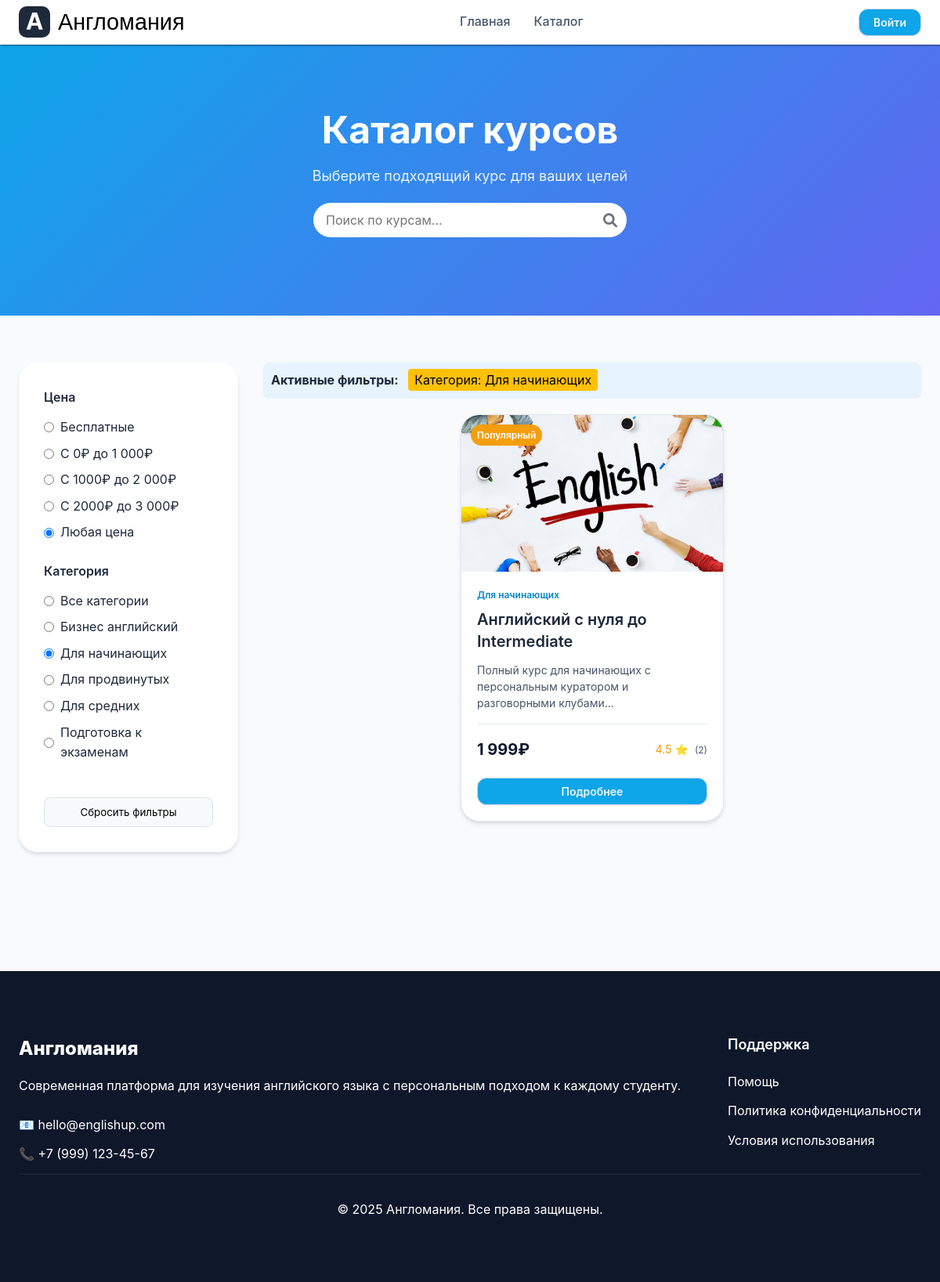
Screenshot of /index.php?page=catalog&category=beginners with the database file from the repository.
### tables this page shows
CREATE TABLE `categories` (
  `id` int NOT NULL,
  `name` varchar(255) NOT NULL,
  `description` text,
  `slug` varchar(255) NOT NULL,
  `created_at` timestamp NULL DEFAULT CURRENT_TIMESTAMP,
  `updated_at` timestamp NULL DEFAULT CURRENT_TIMESTAMP ON UPDATE CURRENT_TIMESTAMP
);

CREATE TABLE `courses` (
  `id` int NOT NULL,
  `category_id` int NOT NULL,
  `title` varchar(255) NOT NULL,
  `description` text,
  `full_description` text,
  `price` decimal(10,2) NOT NULL,
  `image` varchar(255) DEFAULT NULL,
  `pdf_file` varchar(255) DEFAULT NULL,
  `rating` decimal(3,2) DEFAULT '0.00',
  `is_popular` tinyint(1) DEFAULT '0',
  `is_active` tinyint(1) DEFAULT '1',
  `created_at` timestamp NULL DEFAULT CURRENT_TIMESTAMP,
  `updated_at` timestamp NULL DEFAULT CURRENT_TIMESTAMP ON UPDATE CURRENT_TIMESTAMP
);

### db/database.php (called while the page is built, shortened)
<?php
function getDBConnection() {
    static $pdo = null;
    if ($pdo === null) {
        try {
            $dsn = "mysql:host=" . DB_HOST . ";dbname=" . DB_NAME . ";charset=" . DB_CHARSET;
            $options = [
                PDO::ATTR_ERRMODE => PDO::ERRMODE_EXCEPTION,
                PDO::ATTR_DEFAULT_FETCH_MODE => PDO::FETCH_ASSOC,
                PDO::ATTR_EMULATE_PREPARES => false,
            ];
            $pdo = new PDO($dsn, DB_USER, DB_PASS, $options);
        } catch (PDOException $e) {
            die("Ошибка подключения к базе данных: " . $e->getMessage());
        }
    }
    return $pdo;
}
function query($sql, $params = []) {
    $pdo = getDBConnection();
    $stmt = $pdo->prepare($sql);
    $stmt->execute($params);
    return $stmt->fetchAll();
}
function queryOne($sql, $params = []) {
    $pdo = getDBConnection();
    $stmt = $pdo->prepare($sql);
    $stmt->execute($params);
    return $stmt->fetch();
}
?>

### includes/courses.php (called while the page is built, shortened)
<?php
require_once __DIR__ . '/../db/database.php';
function getCourseRatingFromReviews($courseId) {
    $sql = "SELECT AVG(rating) as avg_rating, COUNT(*) as review_count
            FROM reviews
            WHERE course_id = ?";
    $result = queryOne($sql, [$courseId]);
    if ($result && $result['review_count'] > 0) {
        return [
            'rating' => round($result['avg_rating'], 1),
            'count' => $result['review_count']
        ];
    }
    return [
        'rating' => 0,
        'count' => 0
    ];
}
function getCourses($filters = []) {
    $sql = "SELECT c.*, cat.name as category_name, cat.slug as category_slug,
                   COALESCE(AVG(r.rating), 0) as calculated_rating,
                   COUNT(r.id) as review_count
            FROM courses c
            JOIN categories cat ON c.category_id = cat.id
            LEFT JOIN reviews r ON c.id = r.course_id
            WHERE c.is_active = 1";
    $params = [];
    if (!empty($filters['category'])) {
        $sql .= " AND cat.slug = ?";
        $params[] = $filters['category'];
    }
    $sql .= " GROUP BY c.id";
    $orderBy = " ORDER BY c.created_at DESC";
    $sql .= $orderBy;
    return query($sql, $params);
}
function getCategories() {
    return query("SELECT * FROM categories ORDER BY name ASC");
}
?>

### pages/catalog.php (the view, shortened to what this page needs)
<?php
$filters = [
    'category' => $_GET['category'] ?? '',
    'price_min' => isset($_GET['price_min']) ? (int)$_GET['price_min'] : null,
    'price_max' => isset($_GET['price_max']) ? (int)$_GET['price_max'] : null,
    'rating' => isset($_GET['rating']) ? (float)$_GET['rating'] : '',
    'search' => $_GET['search'] ?? '',
    'sort' => $_GET['sort'] ?? '',
    'price_range' => $_GET['price_range'] ?? ''
];
$courses = getCourses($filters);
$categories = getCategories();
?>
<section class="catalog-section">
    <div class="catalog-header">
        <div class="container">
            <h1 style="font-size: 48px; font-weight: 700; margin-bottom: 16px;">Каталог курсов</h1>
            <p style="font-size: 18px; opacity: 0.9;">Выберите подходящий курс для ваших целей</p>
            <form method="GET" action="" style="position: relative; max-width: 400px; margin: 20px auto;">
                <div style="position: relative;">
                    <input type="text"
                           name="search"
                           placeholder="Поиск по курсам..."
                           value="<?= htmlspecialchars($filters['search']) ?>"
                           style="width: 100%;
                                  padding: 12px 45px 12px 16px;
                                  border: 2px solid #e1e5e9;
                                  border-radius: 25px;
                                  font-size: 16px;
                                  transition: all 0.3s ease;
                                  border: none;
                                  user-select: none;"
                           onblur="this.style.borderColor='#e1e5e9'">
                    <button type="submit"
                            style="position: absolute;
                                   right: 12px;
                                   top: 50%;
                                   transform: translateY(-50%);
                                   background: none;
                                   border: none;
                                   cursor: pointer;
                                   color: #6c757d;
                                   font-size: 18px;">
                        <i class="fa-solid fa-magnifying-glass"></i>
                    </button>
                </div>
            </form>
        </div>
    </div>
    <div class="container">
        <form method="GET" action="" id="filter-form">
            <div class="catalog-grid">
                <div>
                    <div class="filters-sidebar">
                        <div class="filter-group">
                            <div class="filter-title">Цена</div>
                            <div class="filter-options">
                                <label class="filter-option">
                                    <input type="radio"
                                           name="price_range"
                                           value="free"
                                           <?= ($_GET['price_range'] ?? '') === 'free' ? 'checked' : '' ?>
                                           onchange="document.getElementById('filter-form').submit()">
                                    Бесплатные
                                </label>
                                <label class="filter-option">
                                    <input type="radio"
                                           name="price_range"
                                           value="0-1000"
                                           <?= ($_GET['price_range'] ?? '') === '0-1000' ? 'checked' : '' ?>
                                           onchange="document.getElementById('filter-form').submit()">
                                    С 0₽ до 1 000₽
                                </label>
                                <label class="filter-option">
                                    <input type="radio"
                                           name="price_range"
                                           value="1000-2000"
                                           <?= ($_GET['price_range'] ?? '') === '1000-2000' ? 'checked' : '' ?>
                                           onchange="document.getElementById('filter-form').submit()">
                                    С 1000₽ до 2 000₽
                                </label>
                                <label class="filter-option">
                                    <input type="radio"
                                           name="price_range"
                                           value="2000-3000"
                                           <?= ($_GET['price_range'] ?? '') === '2000-3000' ? 'checked' : '' ?>
                                           onchange="document.getElementById('filter-form').submit()">
                                    С 2000₽ до 3 000₽
                                </label>
                                <label class="filter-option">
                                    <input type="radio"
                                           name="price_range"
                                           value=""
                                           <?= empty($_GET['price_range'] ?? '') ? 'checked' : '' ?>
                                           onchange="document.getElementById('filter-form').submit()">
                                    Любая цена
                                </label>
                            </div>
                        </div>
                        <div class="filter-group">
                            <div class="filter-title">Категория</div>
                            <div class="filter-options">
                                <label class="filter-option">
                                    <input type="radio"
                                           name="category"
                                           value=""
                                           <?= empty($filters['category']) ? 'checked' : '' ?>
                                           onchange="document.getElementById('filter-form').submit()">
                                    Все категории
                                </label>
                                <?php foreach ($categories as $category): ?>
                                <label class="filter-option">
                                    <input type="radio"
                                           name="category"
                                           value="<?= htmlspecialchars($category['slug']) ?>"
                                           <?= $filters['category'] == $category['slug'] ? 'checked' : '' ?>
                                           onchange="document.getElementById('filter-form').submit()">
                                    <?= htmlspecialchars($category['name']) ?>
                                </label>
                                <?php endforeach; ?>
                            </div>
                        </div>
                        <button type="button"
                                onclick="window.location.href='?page=catalog'"
                                style="width: 100%;
                                       padding: 10px;
                                       background: #f8f9fa;
                                       border: 1px solid #dee2e6;
                                       border-radius: 8px;
                                       cursor: pointer;
                                       margin-top: 20px;">
                            Сбросить фильтры
                        </button>
                    </div>
                </div>
                <div class="catalog-content">
                    <?php if (!empty($filters['search']) || !empty($filters['category']) || !empty($filters['price_range']) || !empty($filters['rating'])): ?>
                    <div style="margin-bottom: 20px; padding: 10px; background: #e7f3ff; border-radius: 8px;">
                        <strong>Активные фильтры:</strong>
                        <?php if (!empty($filters['category'])): ?>
                            <?php
                            $category_name = '';
                            foreach ($categories as $cat) {
                                if ($cat['slug'] == $filters['category']) {
                                    $category_name = $cat['name'];
                                    break;
                                }
                            }
                            ?>
                            <span style="background: #ffc107; color: black; padding: 4px 8px; border-radius: 4px; margin-left: 8px;">
                                Категория: <?= htmlspecialchars($category_name) ?>
                            </span>
                        <?php endif; ?>
                    </div>
                    <?php endif; ?>
                    <?php if (empty($courses)): ?>
                        <div class="empty-state">
                            <h3 class="heading-md">Курсы не найдены</h3>
                            <p class="body-md" style="color: var(--gray-600); margin-top: 12px;">
                                Попробуйте изменить параметры фильтрации
                            </p>
                        </div>
                    <?php else: ?>
                        <div class="courses-flex">
                            <?php foreach ($courses as $course):
                                $courseRating = getCourseRatingFromReviews($course['id']);
                            ?>
                            <div class="course-card">
                                <div class="course-image">
                                    <img src="<?php echo htmlspecialchars($course['image']); ?>" alt="<?php echo htmlspecialchars($course['title']); ?>">
                                    <?php if ($course['is_popular']): ?>
                                        <div class="popular-badge">Популярный</div>
                                    <?php endif; ?>
                                </div>
                                <div class="course-content">
                                    <span class="course-category"><?php echo htmlspecialchars($course['category_name']); ?></span>
                                    <h3 class="heading-sm"><?php echo htmlspecialchars($course['title']); ?></h3>
                                    <p class="body-sm" style="color: var(--gray-600); margin-top: 12px;">
                                        <?php echo htmlspecialchars(mb_substr($course['description'], 0, 100)); ?>...
                                    </p>
                                    <div class="course-meta">
                                        <div class="course-price">
                                            <?php echo $course['price'] == 0 ? 'Бесплатно' : number_format($course['price'], 0, ',', ' ') . '₽'; ?>
                                        </div>
                                        <div class="course-rating">
                                            <?php if ($courseRating['count'] > 0): ?>
                                                <?php echo number_format($courseRating['rating'], 1); ?> ⭐
                                                <span style="font-size: 12px; color: var(--gray-600); margin-left: 4px;">
                                                    (<?php echo $courseRating['count']; ?>)
                                                </span>
                                            <?php else: ?>
                                                <span style="color: var(--gray-400);">Нет отзывов</span>
                                            <?php endif; ?>
                                        </div>
                                    </div>
                                    <a href="index.php?page=course&id=<?php echo $course['id']; ?>" class="btn btn-primary" style="width: 100%; margin-top: 20px;">
                                        Подробнее
                                    </a>
                                </div>
                            </div>
                            <?php endforeach; ?>
                        </div>
                    <?php endif; ?>
                </div>
            </div>
        </form>
    </div>
</section>

### rows the page displays
categories: slug "☐ Бизнес английский", name "Бизнес английский"
categories: slug "☑ Для начинающих", name "Для начинающих"
categories: slug "☐ Для продвинутых", name "Для продвинутых"
categories: slug "☐ Для средних", name "Для средних"
categories: slug "☐ Подготовка к экзаменам", name "Подготовка к экзаменам"
courses: image (picture), is_popular "Популярный", category.name "Для начинающих", title "Английский с нуля до Intermediate", description "Полный курс для начинающих с персональным куратором и разговорными клубами", price "1 999", rating "4.5", count "2", $course['id'] 1 (drawn)
